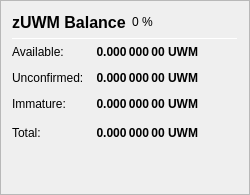
                   <widget class="QFrame" name="frame_ZerocoinBalances">
                    <property name="frameShape">
                     <enum>QFrame::StyledPanel</enum>
                    </property>
                    <property name="frameShadow">
                     <enum>QFrame::Raised</enum>
                    </property>
                    <layout class="QVBoxLayout" name="verticalLayout_7">
                     <item>
                      <layout class="QHBoxLayout" name="horizontalLayout_8" stretch="0,0,0">
                       <item>
                        <widget class="QLabel" name="label_5z_3">
                         <property name="minimumSize">
                          <size>
                           <width>0</width>
                           <height>20</height>
                          </size>
                         </property>
                         <property name="font">
                          <font>
                           <pointsize>12</pointsize>
                           <weight>75</weight>
                           <bold>true</bold>
                          </font>
                         </property>
                         <property name="text">
                          <string>zUWM Balance</string>
                         </property>
                        </widget>
                       </item>
                       <item>
                        <widget class="QLabel" name="labelzUWMPercent">
                         <property name="text">
                          <string notr="true">0 %</string>
                         </property>
                        </widget>
                       </item>
                       <item>
                        <spacer name="horizontalSpacer_11">
                         <property name="orientation">
                          <enum>Qt::Horizontal</enum>
                         </property>
                         <property name="sizeHint" stdset="0">
                          <size>
                           <width>40</width>
                           <height>20</height>
                          </size>
                         </property>
                        </spacer>
                       </item>
                      </layout>
                     </item>
                     <item>
                      <widget class="Line" name="line_ZerocoinBalance">
                       <property name="minimumSize">
                        <size>
                         <width>0</width>
                         <height>1</height>
                        </size>
                       </property>
                       <property name="maximumSize">
                        <size>
                         <width>16777215</width>
                         <height>1</height>
                        </size>
                       </property>
                       <property name="orientation">
                        <enum>Qt::Horizontal</enum>
                       </property>
                      </widget>
                     </item>
                     <item>
                      <layout class="QGridLayout" name="gridLayout_5">
                       <property name="spacing">
                        <number>12</number>
                       </property>
                       <item row="1" column="0">
                        <widget class="QLabel" name="labelzBalanceMatureText">
                         <property name="toolTip">
                          <string>Mature: more than 20 confirmation and more than 1 mint of the same denomination after it was minted.
These zUWM are spendable.</string>
                         </property>
                         <property name="text">
                          <string>Available:</string>
                         </property>
                        </widget>
                       </item>
                       <item row="1" column="1">
                        <widget class="QLabel" name="labelzBalanceMature">
                         <property name="font">
                          <font>
                           <weight>75</weight>
                           <bold>true</bold>
                          </font>
                         </property>
                         <property name="toolTip">
                          <string>Mature: more than 20 confirmation and more than 1 mint of the same denomination after it was minted.
These zUWM are spendable.</string>
                         </property>
                         <property name="text">
                          <string notr="true">0.000 000 00 UWM</string>
                         </property>
                         <property name="alignment">
                          <set>Qt::AlignRight|Qt::AlignTrailing|Qt::AlignVCenter</set>
                         </property>
                        </widget>
                       </item>
                       <item row="2" column="0">
                        <widget class="QLabel" name="labelzBalanceUnconfirmedText">
                         <property name="toolTip">
                          <string>Unconfirmed: less than 20 confirmations
Immature: confirmed, but less than 1 mint of the same denomination after it was minted</string>
                         </property>
                         <property name="text">
                          <string>Unconfirmed:</string>
                         </property>
                        </widget>
                       </item>
                       <item row="2" column="1">
                        <widget class="QLabel" name="labelzBalanceUnconfirmed">
                         <property name="font">
                          <font>
                           <weight>75</weight>
                           <bold>true</bold>
                          </font>
                         </property>
                         <property name="toolTip">
                          <string>Unconfirmed: less than 20 confirmations
Immature: confirmed, but less than 1 mint of the same denomination after it was minted</string>
                         </property>
                         <property name="text">
                          <string notr="true">0.000 000 00 UWM</string>
                         </property>
                         <property name="alignment">
                          <set>Qt::AlignRight|Qt::AlignTrailing|Qt::AlignVCenter</set>
                         </property>
                        </widget>
                       </item>
                       <item row="3" column="0">
                        <widget class="QLabel" name="labelzBalanceImmatureText">
                         <property name="toolTip">
                          <string>Unconfirmed: less than 20 confirmations
Immature: confirmed, but less than 1 mint of the same denomination after it was minted</string>
                         </property>
                         <property name="text">
                          <string>Immature:</string>
                         </property>
                        </widget>
                       </item>
                       <item row="3" column="1">
                        <widget class="QLabel" name="labelzBalanceImmature">
                         <property name="font">
                          <font>
                           <weight>75</weight>
                           <bold>true</bold>
                          </font>
                         </property>
                         <property name="toolTip">
                          <string>Unconfirmed: less than 20 confirmations
Immature: confirmed, but less than 1 mint of the same denomination after it was minted</string>
                         </property>
                         <property name="text">
                          <string notr="true">0.000 000 00 UWM</string>
                         </property>
                         <property name="alignment">
                          <set>Qt::AlignRight|Qt::AlignTrailing|Qt::AlignVCenter</set>
                         </property>
                        </widget>
                       </item>
                       <item row="4" column="0">
                        <widget class="QLabel" name="labelzBalanceText">
                         <property name="toolTip">
                          <string>Your current zUWM balance, unconfirmed and immature zUWM included.</string>
                         </property>
                         <property name="text">
                          <string>Total:</string>
                         </property>
                        </widget>
                       </item>
                       <item row="4" column="1">
                        <widget class="QLabel" name="labelzBalance">
                         <property name="font">
                          <font>
                           <weight>75</weight>
                           <bold>true</bold>
                          </font>
                         </property>
                         <property name="cursor">
                          <cursorShape>IBeamCursor</cursorShape>
                         </property>
                         <property name="toolTip">
                          <string>Your current zUWM balance, unconfirmed and immature zUWM included.</string>
                         </property>
                         <property name="text">
                          <string notr="true">0.000 000 00 UWM</string>
                         </property>
                         <property name="alignment">
                          <set>Qt::AlignRight|Qt::AlignTrailing|Qt::AlignVCenter</set>
                         </property>
                         <property name="textInteractionFlags">
                          <set>Qt::LinksAccessibleByMouse|Qt::TextSelectableByKeyboard|Qt::TextSelectableByMouse</set>
                         </property>
                        </widget>
                       </item>
                       <item row="4" column="2">
                        <spacer name="horizontalSpacer_4">
                         <property name="orientation">
                          <enum>Qt::Horizontal</enum>
                         </property>
                         <property name="sizeHint" stdset="0">
                          <size>
                           <width>40</width>
                           <height>20</height>
                          </size>
                         </property>
                        </spacer>
                       </item>
                      </layout>
                     </item>
                     <item>
                      <spacer name="verticalSpacer_4">
                       <property name="orientation">
                        <enum>Qt::Vertical</enum>
                       </property>
                       <property name="sizeHint" stdset="0">
                        <size>
                         <width>20</width>
                         <height>40</height>
                        </size>
                       </property>
                      </spacer>
                     </item>
                    </layout>
                   </widget>
